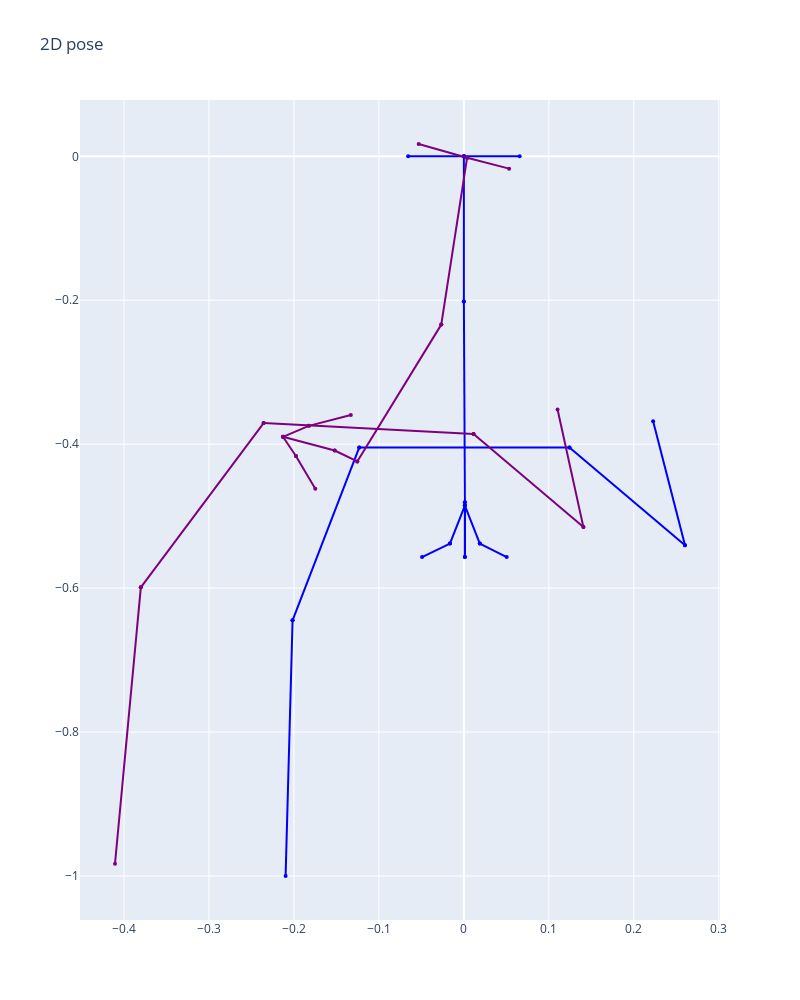

Notebook source saved alongside this figure:
### Code cell
upper_bod_co = [(0,20),(0,13),(0,14),(13,15),(14,16),(20,17),(1,4),(1,2),(2,3),(4,5),(5,6),(17,19),
                    (19,18),(18,7),(18,10)]
test = list_of_poses[i].cpu().detach().numpy().transpose().flatten()
go.Figure(vs.plot([test, data_set_2d[900+i]],upper_bod_co))

### Figure 1 — Plotly figure (JSON) as saved in the notebook; plotly's stock layout.template omitted (floating-point values rounded to 4 significant figures)
{"data": [{"line": {"color": "#0000FA", "width": 2}, "marker": {"color": "#0000FA", "size": 4}, "type": "scatter", "x": [0.001172, 0.001172], "y": [-0.4853, -0.5569]}, {"line": {"color": "#0000FA", "width": 2}, "marker": {"color": "#0000FA", "size": 4}, "type": "scatter", "x": [0.001172, -0.01641], "y": [-0.4853, -0.5381]}, {"line": {"color": "#0000FA", "width": 2}, "marker": {"color": "#0000FA", "size": 4}, "type": "scatter", "x": [0.001172, 0.01876], "y": [-0.4853, -0.5381]}, {"line": {"color": "#0000FA", "width": 2}, "marker": {"color": "#0000FA", "size": 4}, "type": "scatter", "x": [-0.01641, -0.04924], "y": [-0.5381, -0.5569]}, {"line": {"color": "#0000FA", "width": 2}, "marker": {"color": "#0000FA", "size": 4}, "type": "scatter", "x": [0.01876, 0.05041], "y": [-0.5381, -0.5569]}, {"line": {"color": "#0000FA", "width": 2}, "marker": {"color": "#0000FA", "size": 4}, "type": "scatter", "x": [0.001172, 0.001172], "y": [-0.5569, -0.4807]}, {"line": {"color": "#0000FA", "width": 2}, "marker": {"color": "#0000FA", "size": 4}, "type": "scatter", "x": [-0.1231, 0.1243], "y": [-0.4045, -0.4045]}, {"line": {"color": "#0000FA", "width": 2}, "marker": {"color": "#0000FA", "size": 4}, "type": "scatter", "x": [-0.1231, -0.2016], "y": [-0.4045, -0.6448]}, {"line": {"color": "#0000FA", "width": 2}, "marker": {"color": "#0000FA", "size": 4}, "type": "scatter", "x": [-0.2016, -0.2098], "y": [-0.6448, -1]}, {"line": {"color": "#0000FA", "width": 2}, "marker": {"color": "#0000FA", "size": 4}, "type": "scatter", "x": [0.1243, 0.2603], "y": [-0.4045, -0.5404]}, {"line": {"color": "#0000FA", "width": 2}, "marker": {"color": "#0000FA", "size": 4}, "type": "scatter", "x": [0.2603, 0.2227], "y": [-0.5404, -0.3681]}, {"line": {"color": "#0000FA", "width": 2}, "marker": {"color": "#0000FA", "size": 4}, "type": "scatter", "x": [0.001172, 0], "y": [-0.4807, -0.2016]}, {"line": {"color": "#0000FA", "width": 2}, "marker": {"color": "#0000FA", "size": 4}, "type": "scatter", "x": [0, 0], "y": [-0.2016, 0]}, {"line": {"color": "#0000FA", "width": 2}, "marker": {"color": "#0000FA", "size": 4}, "type": "scatter", "x": [0, -0.06565], "y": [0, 0]}, {"line": {"color": "#0000FA", "width": 2}, "marker": {"color": "#0000FA", "size": 4}, "type": "scatter", "x": [0, 0.06565], "y": [0, 0]}, {"line": {"color": "#7D007D", "width": 2}, "marker": {"color": "#7D007D", "size": 4}, "type": "scatter", "x": [-0.2129, -0.1521], "y": [-0.3897, -0.4087]}, {"line": {"color": "#7D007D", "width": 2}, "marker": {"color": "#7D007D", "size": 4}, "type": "scatter", "x": [-0.2129, -0.1977], "y": [-0.3897, -0.4163]}, {"line": {"color": "#7D007D", "width": 2}, "marker": {"color": "#7D007D", "size": 4}, "type": "scatter", "x": [-0.2129, -0.1825], "y": [-0.3897, -0.3745]}, {"line": {"color": "#7D007D", "width": 2}, "marker": {"color": "#7D007D", "size": 4}, "type": "scatter", "x": [-0.1977, -0.1749], "y": [-0.4163, -0.462]}, {"line": {"color": "#7D007D", "width": 2}, "marker": {"color": "#7D007D", "size": 4}, "type": "scatter", "x": [-0.1825, -0.1331], "y": [-0.3745, -0.3593]}, {"line": {"color": "#7D007D", "width": 2}, "marker": {"color": "#7D007D", "size": 4}, "type": "scatter", "x": [-0.1521, -0.1255], "y": [-0.4087, -0.424]}, {"line": {"color": "#7D007D", "width": 2}, "marker": {"color": "#7D007D", "size": 4}, "type": "scatter", "x": [-0.2357, 0.01141], "y": [-0.3707, -0.3859]}, {"line": {"color": "#7D007D", "width": 2}, "marker": {"color": "#7D007D", "size": 4}, "type": "scatter", "x": [-0.2357, -0.3802], "y": [-0.3707, -0.5989]}, {"line": {"color": "#7D007D", "width": 2}, "marker": {"color": "#7D007D", "size": 4}, "type": "scatter", "x": [-0.3802, -0.4106], "y": [-0.5989, -0.9829]}, {"line": {"color": "#7D007D", "width": 2}, "marker": {"color": "#7D007D", "size": 4}, "type": "scatter", "x": [0.01141, 0.1407], "y": [-0.3859, -0.5152]}, {"line": {"color": "#7D007D", "width": 2}, "marker": {"color": "#7D007D", "size": 4}, "type": "scatter", "x": [0.1407, 0.1103], "y": [-0.5152, -0.3517]}, {"line": {"color": "#7D007D", "width": 2}, "marker": {"color": "#7D007D", "size": 4}, "type": "scatter", "x": [-0.1255, -0.02662], "y": [-0.424, -0.2338]}, {"line": {"color": "#7D007D", "width": 2}, "marker": {"color": "#7D007D", "size": 4}, "type": "scatter", "x": [-0.02662, 0.003802], "y": [-0.2338, -0.001901]}, {"line": {"color": "#7D007D", "width": 2}, "marker": {"color": "#7D007D", "size": 4}, "type": "scatter", "x": [0.003802, -0.05323], "y": [-0.001901, 0.01711]}, {"line": {"color": "#7D007D", "width": 2}, "marker": {"color": "#7D007D", "size": 4}, "type": "scatter", "x": [0.003802, 0.05323], "y": [-0.001901, -0.01711]}], "layout": {"autosize": true, "height": 1000, "scene": {"aspectmode": "manual", "aspectratio": {"x": 10.14, "y": 10.02, "z": 1}, "camera": {"eye": {"x": -1.743, "y": 1.071, "z": 0.71}, "up": {"x": 0, "y": 0, "z": 0}}, "xaxis": {"backgroundcolor": "rgb(230, 230,230)", "gridcolor": "rgb(255, 255, 255)", "showbackground": true, "zerolinecolor": "rgb(255, 255, 255)"}, "yaxis": {"backgroundcolor": "rgb(230, 230,230)", "gridcolor": "rgb(255, 255, 255)", "showbackground": true, "zerolinecolor": "rgb(255, 255, 255)"}}, "showlegend": false, "title": {"text": "2D pose"}, "width": 800}}
